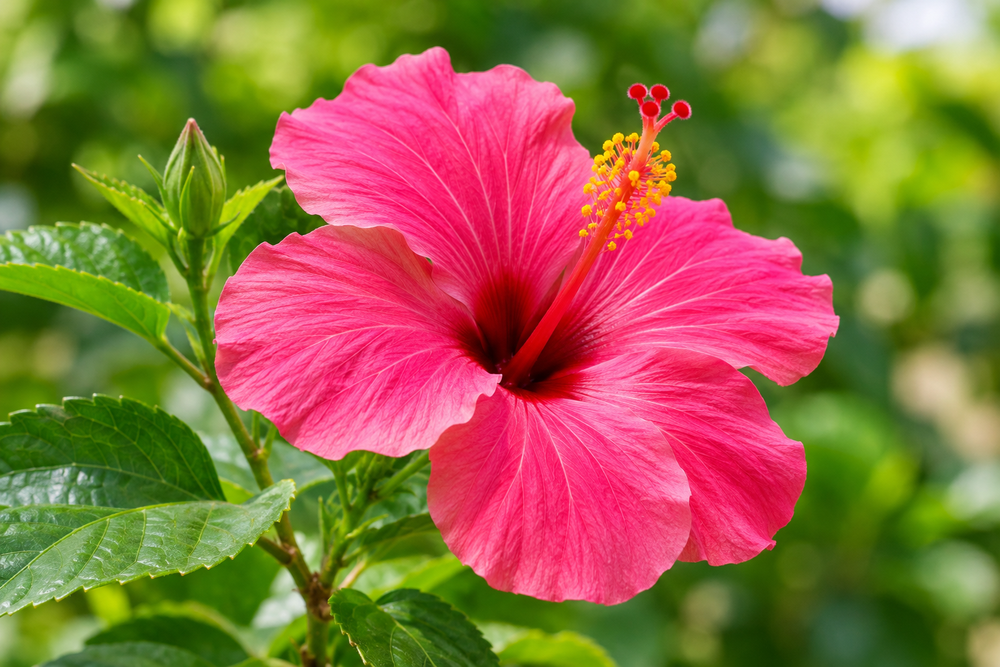
#> input picture image.png, 1000 x 667 px, shrunk from 1536 x 1024 before the run
$ jupyter execute ex03.ipynb   (older library calls are emulated)
#> lines starting #> are read from the running program, lines starting #| are printed output that depends on the picture; after the words box and inside, x2 and y2 are one past the last pixel; in counts of white or black regions, pixels touching at a corner belong together
 # EX-06  EDGE DETECTION - OpenCV

## Delevoped by     Name: Priyadharshini V        Reg. No.: 212225230219

### Import libraries

[cell 1]
import cv2
import numpy as np
import matplotlib.pyplot as plt

### Read and display original image

[cell 2]
img = cv2.imread('image.png')
#> img is the input picture: shape (667, 1000, 3); mean B, G, R 66.6, 108.7, 145.2
plt.imshow(img[:, :, ::-1])
plt.title("Original Image")
plt.show()

### Aplly Gaussian Filter

[cell 3]
gray = cv2.cvtColor(img, cv2.COLOR_BGR2GRAY)
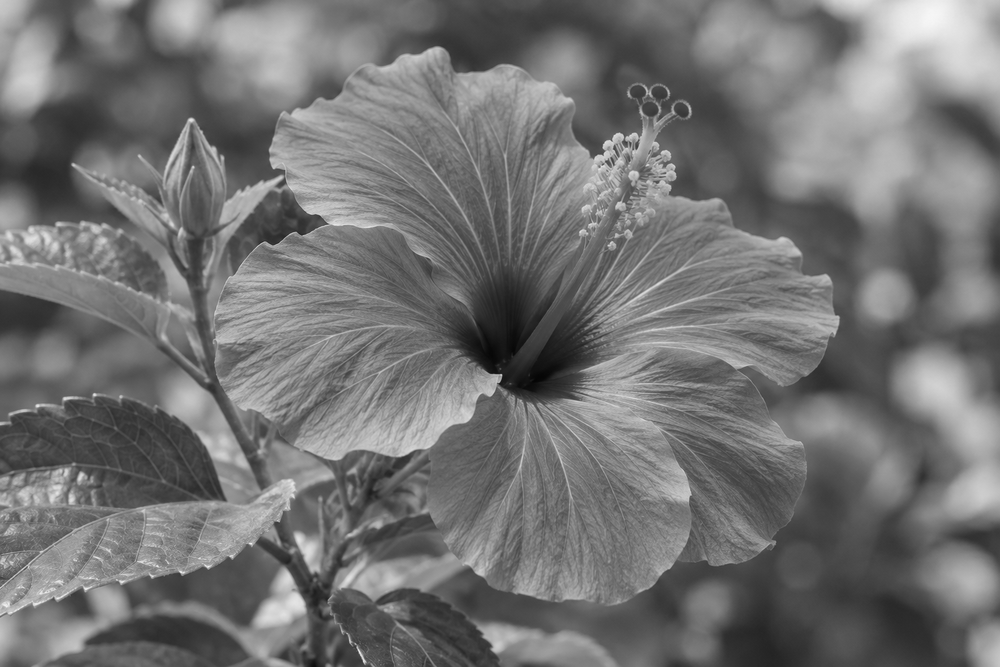
#> gray: shape (667, 1000); min 5, max 246, mean 114.8
gaussian = cv2.GaussianBlur(gray, (5, 5), 0)
plt.imshow(gaussian, cmap='gray')
plt.title("Gaussian Filter")
plt.axis('off')
plt.show()

### Sobel Edge Detector

[cell 4]
sobel = cv2.Sobel(gaussian, cv2.CV_64F, 1, 0, ksize=3)
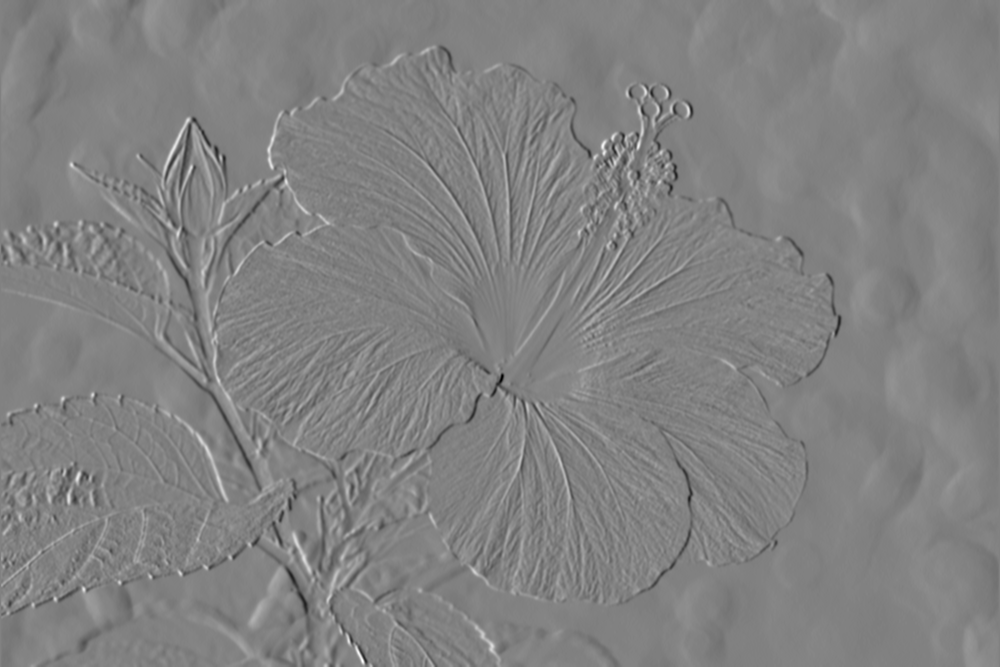
#> sobel: shape (667, 1000) float64; min -344, max 331, mean 0; drawn with min black and max white

plt.imshow(abs(sobel), cmap='gray')
plt.title("Sobel")
plt.show()

### Prewitt Edge Detector

[cell 5]
kernel = np.array([[-1, 0, 1],
                   [-1, 0, 1],
                   [-1, 0, 1]])

prewitt = cv2.filter2D(gaussian, -1, kernel)
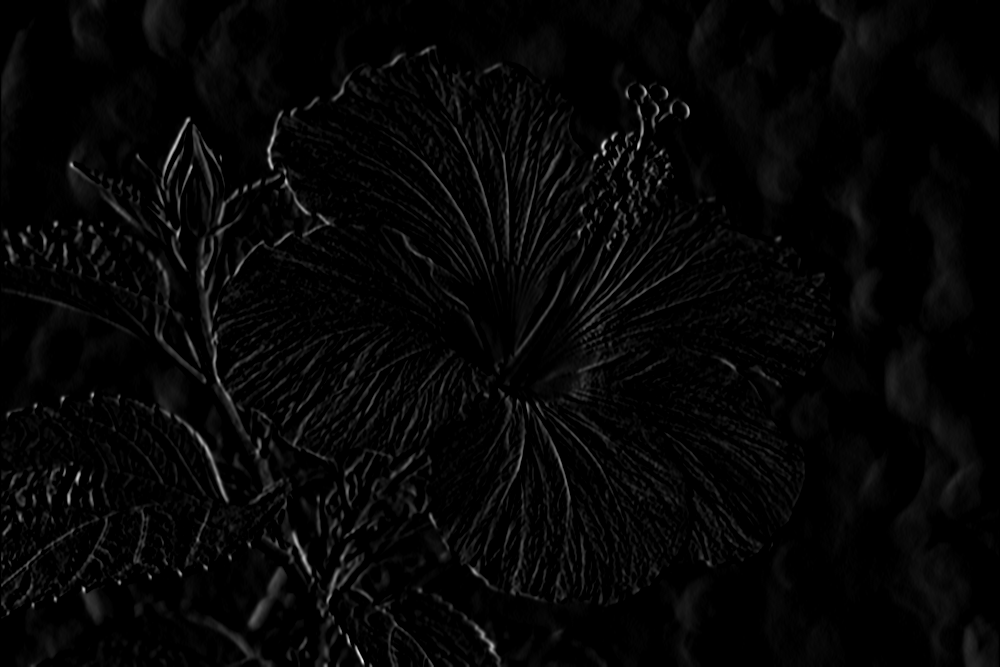
#> prewitt: shape (667, 1000); min 0, max 244, mean 6.2

plt.imshow(prewitt, cmap='gray')
plt.title("Prewitt")
plt.show()

### Roberts Edge Detector

[cell 6]
kernel = np.array([[1, 0],
                   [0, -1]])

roberts = cv2.filter2D(gaussian, -1, kernel)

plt.imshow(roberts, cmap='gray')
plt.title("Roberts")
plt.show()

### Laplacian Edge Detector

[cell 7]
laplacian = cv2.Laplacian(gaussian, cv2.CV_64F)
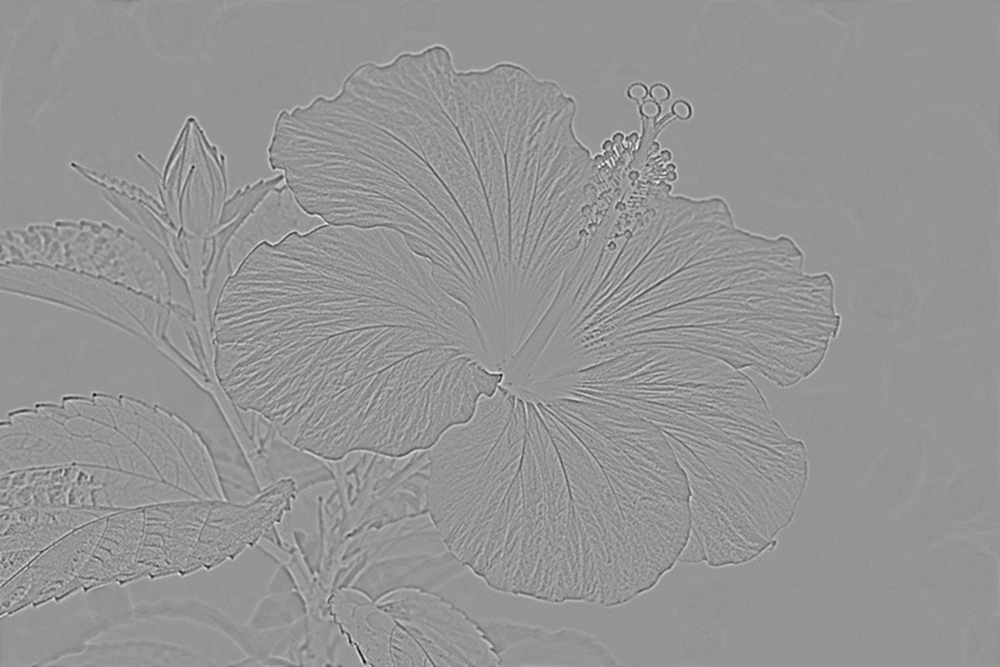
#> laplacian: shape (667, 1000) float64; min -59, max 42, mean 0; drawn with min black and max white

plt.imshow(abs(laplacian), cmap='gray')
plt.title("Laplacian")
plt.show()
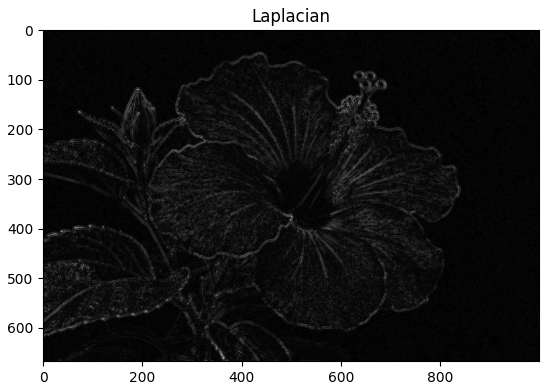
#> figure drawn by matplotlib, 1 panel

### Canny Edge Detector

[cell 8]
canny = cv2.Canny(gaussian, 100, 200)
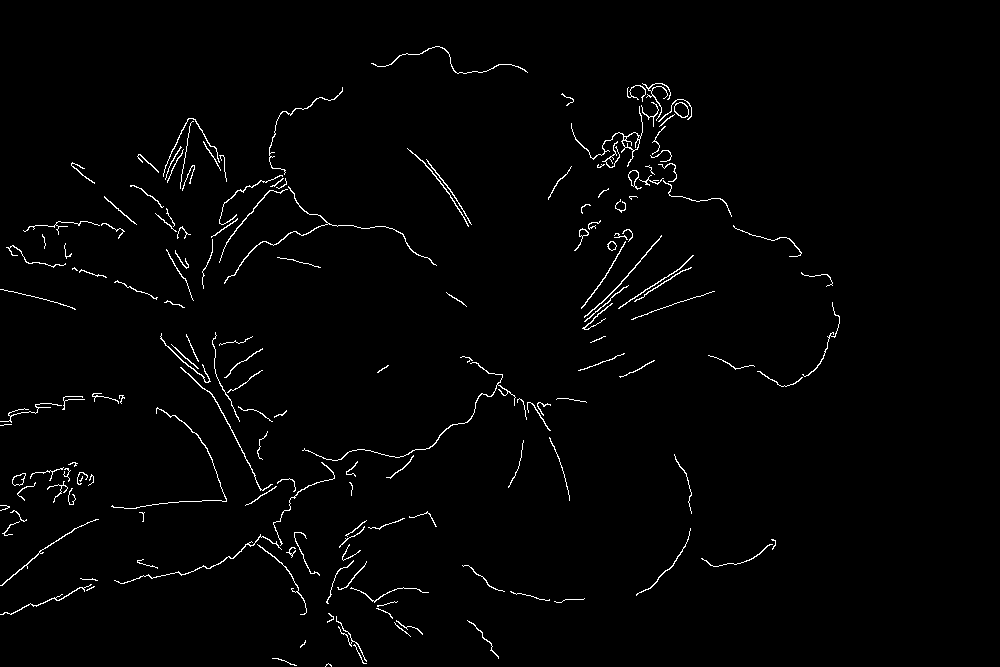
#> canny: shape (667, 1000); 1.6% white in thin lines or dots, all inside (x1, y1, x2, y2) = (0, 46, 840, 667)

plt.imshow(canny, cmap='gray')
plt.title("Canny")
plt.show()

### Display all outputs together

[cell 9]
plt.figure(figsize=(14, 10))

plt.subplot(3, 3, 1)
plt.imshow(img[:, :, ::-1])
plt.title("Original Image")

plt.subplot(3, 3, 2)
plt.imshow(gaussian, cmap='gray')
plt.title("Gaussian Filter")

plt.subplot(3, 3, 3)
plt.imshow(abs(sobel), cmap='gray')
plt.title("Sobel")

plt.subplot(3, 3, 4)
plt.imshow(prewitt, cmap='gray')
plt.title("Prewitt")

plt.subplot(3, 3, 5)
plt.imshow(roberts, cmap='gray')
plt.title("Roberts")

plt.subplot(3, 3, 6)
plt.imshow(abs(laplacian), cmap='gray')
plt.title("Laplacian")

plt.subplot(3, 3, 7)
plt.imshow(canny, cmap='gray')
plt.title("Canny")

plt.tight_layout()
plt.show()
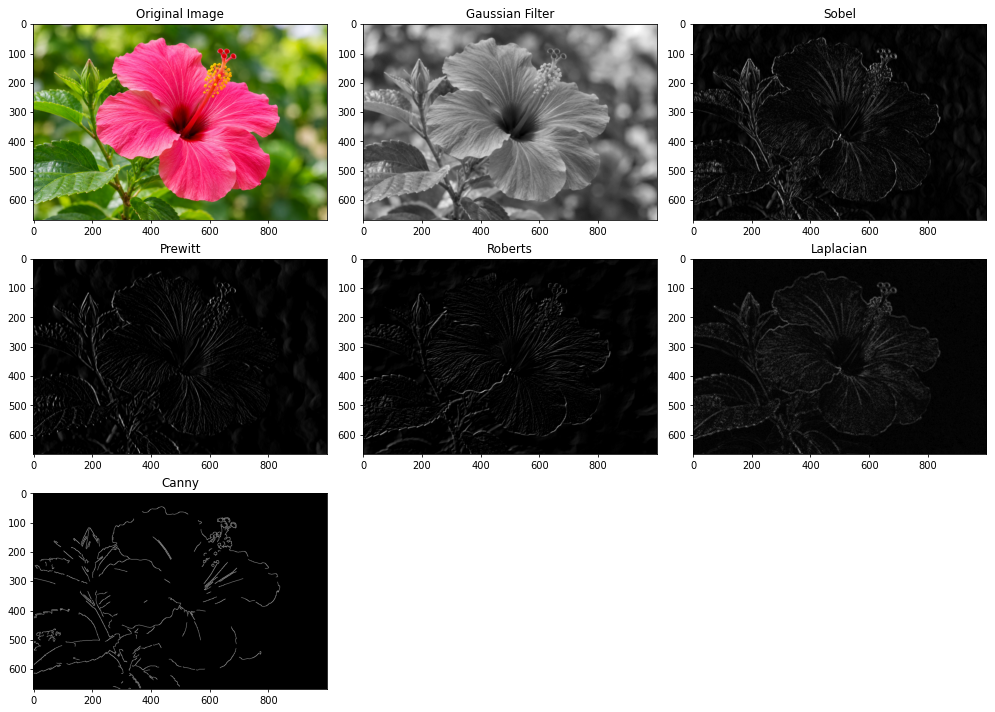
#> figure drawn by matplotlib, 7 panels
